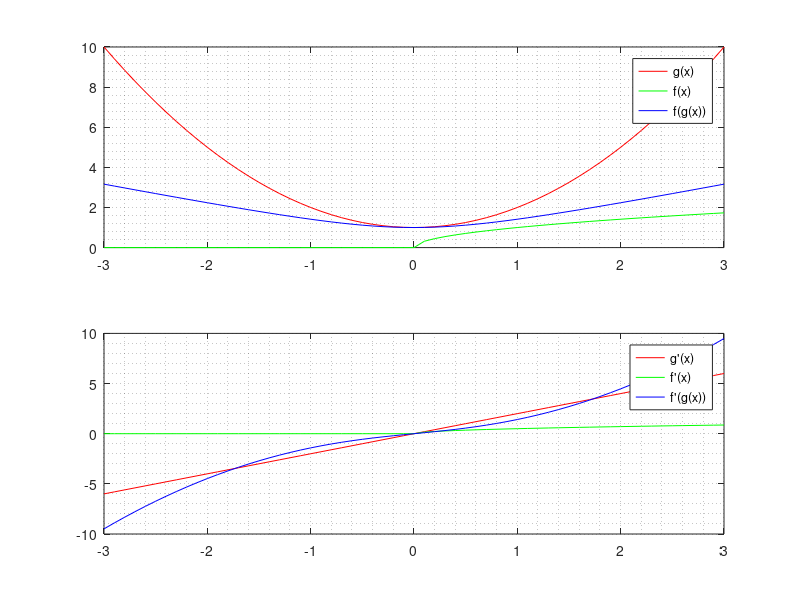

The MATLAB script that drew this image:
clc; close all;
% Gráfico de (x ^ 2 + 1) ^ 0.5

x = [-3:0.1:3];

% Función exterior
function y = f(x)
    y = x.^0.5;
endfunction

% Función interior
function u = g(x)
    u = x.^2 + 1;
endfunction

% Derivada de la función exterior
function y1 = f1(x)
    y1 = 0.5 .* x.^0.5;
endfunction

% Derivada de la función interior
function u1 = g1(x)
    u1 = 2 .* x;
endfunction

aux = figure;
subplot(2, 1, 1);
plot(x, g(x), "r", x, f(x), "g", x, f(g(x)), "b"); grid minor;
legend("g(x)", "f(x)", "f(g(x))");
subplot(2, 1, 2);
plot(x, g1(x), "r", x, f1(x), "g", x, f1(g(x)) .* g1(x), "b"); grid minor;
legend("g'(x)", "f'(x)", "f'(g(x))");

saveas(aux, "figure", "pdf");
